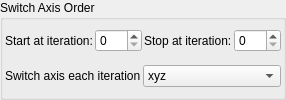
    <widget class="QGroupBox" name="groupBox_6">
     <property name="title">
      <string>Switch Axis Order</string>
     </property>
     <layout class="QVBoxLayout" name="verticalLayout_11">
      <property name="leftMargin">
       <number>2</number>
      </property>
      <property name="topMargin">
       <number>2</number>
      </property>
      <property name="rightMargin">
       <number>2</number>
      </property>
      <property name="bottomMargin">
       <number>2</number>
      </property>
      <item>
       <layout class="QGridLayout" name="gridLayout_73">
        <property name="spacing">
         <number>2</number>
        </property>
        <item row="1" column="0">
         <widget class="QLabel" name="label_272">
          <property name="text">
           <string>Start at iteration:</string>
          </property>
         </widget>
        </item>
        <item row="1" column="2">
         <widget class="QLabel" name="label_256">
          <property name="text">
           <string>Stop at iteration:</string>
          </property>
         </widget>
        </item>
        <item row="1" column="1">
         <widget class="MySpinBox" name="spinboxInt_transf_start_iterations_B">
          <property name="sizePolicy">
           <sizepolicy hsizetype="Minimum" vsizetype="Maximum">
            <horstretch>0</horstretch>
            <verstretch>0</verstretch>
           </sizepolicy>
          </property>
          <property name="maximum">
           <number>999</number>
          </property>
         </widget>
        </item>
        <item row="1" column="3">
         <widget class="MySpinBox" name="spinboxInt_transf_stop_iterations_B">
          <property name="sizePolicy">
           <sizepolicy hsizetype="Minimum" vsizetype="Maximum">
            <horstretch>0</horstretch>
            <verstretch>0</verstretch>
           </sizepolicy>
          </property>
          <property name="maximum">
           <number>999</number>
          </property>
         </widget>
        </item>
       </layout>
      </item>
      <item>
       <layout class="QGridLayout" name="gridLayout_74" columnstretch="0,1">
        <property name="spacing">
         <number>2</number>
        </property>
        <item row="0" column="1">
         <widget class="MyComboBox" name="comboBox_mandelbulbMulti_order_of_xyz_2">
          <item>
           <property name="text">
            <string notr="true">xyz</string>
           </property>
          </item>
          <item>
           <property name="text">
            <string notr="true">xzy</string>
           </property>
          </item>
          <item>
           <property name="text">
            <string notr="true">yxz</string>
           </property>
          </item>
          <item>
           <property name="text">
            <string notr="true">yzx</string>
           </property>
          </item>
          <item>
           <property name="text">
            <string notr="true">zxy</string>
           </property>
          </item>
          <item>
           <property name="text">
            <string notr="true">zyx</string>
           </property>
          </item>
         </widget>
        </item>
        <item row="0" column="0">
         <widget class="QLabel" name="label_11">
          <property name="text">
           <string>Switch axis each iteration</string>
          </property>
         </widget>
        </item>
       </layout>
      </item>
     </layout>
    </widget>
